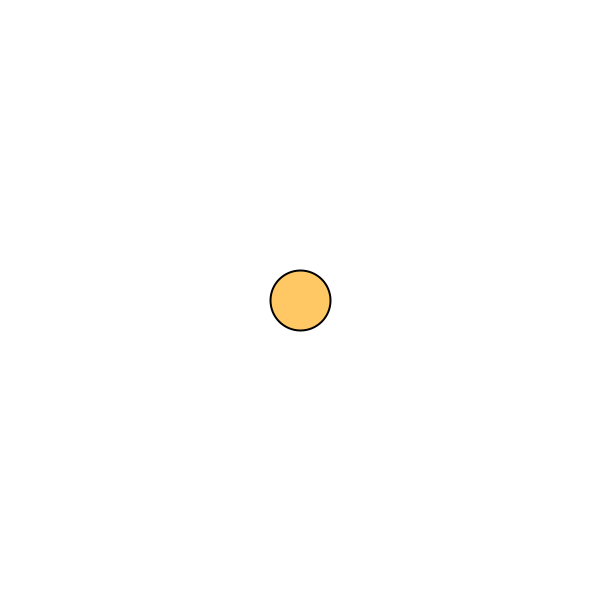
Frame 1 (no input)
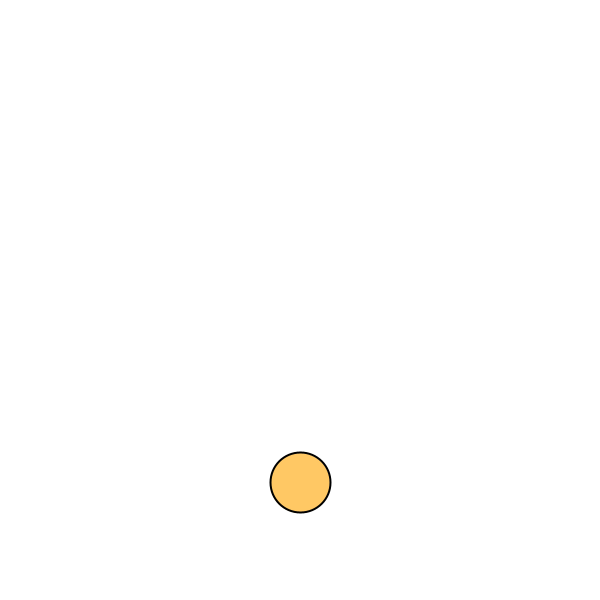
Frame 60 (the mouse pressed at the canvas centre just before this capture)
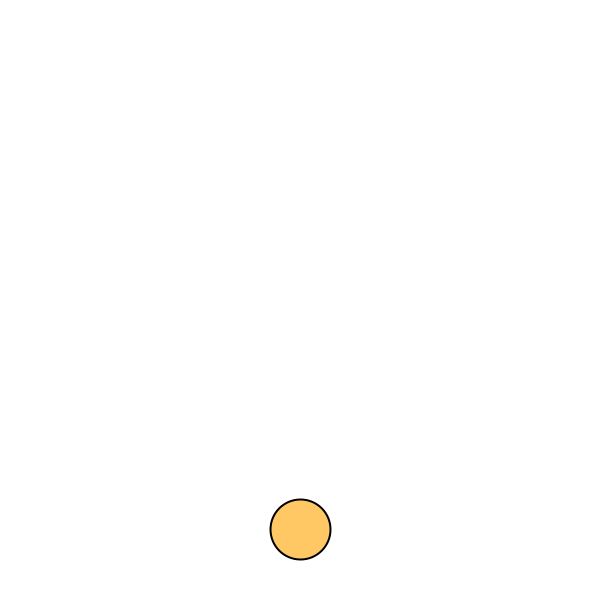
Frame 120 (the mouse held since frame 60 and released just before this capture)

The Processing sketch that drew these frames (run headless with seeded random() and noise(); from frame 60 on, the mouse is pressed at the canvas centre):

// Processing sketch: acc_gravity
// ── acc_gravity.pde
// 重力で落下するエージェント

// エージェントの位置
float x;
float y;
// エージェントの速度
float vx;
float vy;

void setup() {
  size(600, 600);
  strokeWeight(2);
  fill(255, 200, 100);

  // 初期位置
  x = width / 2;
  y = height / 2;

  // 初速
  vx = 0;
  vy = 0;
}

void draw() {
  // 毎フレームY方向に加速（重力）
  vy += 0.1;

  // 速度を位置に反映
  x += vx;
  y += vy;

  // 下端まで達したら跳ね返る
  if (y > height) {
    // 跳ね返り
    vy *= -0.5;
    // 地面にめりこんでいかないように位置を調整
    y = height;
  }

  // エージェントを描く
  background(255);
  ellipse(x, y, 60, 60);
}
